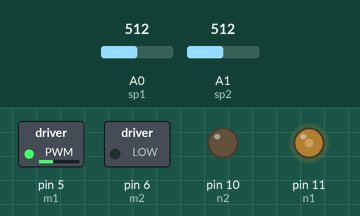
Simulated run of this sketch. Board: Arduino Uno, built with avr-gcc and run on an emulated ATmega328P. On the bench: switched loads named in the sketch (green lamp = pin HIGH), output pins drawn as LEDs (lit = HIGH). Inputs (shaded band) come from the test bench; at power-on: A0 (sp1) = 512, A1 (sp2) = 512.

Above: at 1.2 s.
1.3 s: A0 (sp1) set to 716
At 2.2 s:
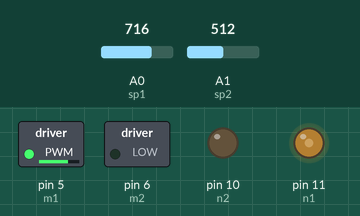
3.1 s: A1 (sp2) set to 539
4.6 s: A1 (sp2) set to 564
At 6.0 s:
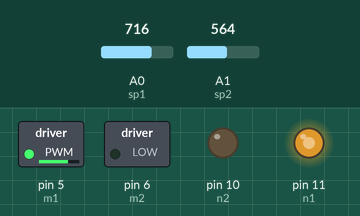
6.3 s: A0 (sp1) set to 900
At 7.6 s:
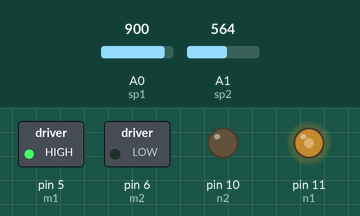
8.1 s: A1 (sp2) set to 511
At 8.9 s:
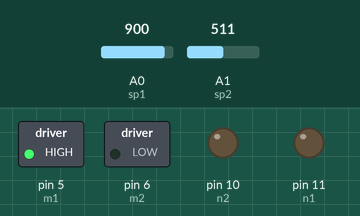
9.7 s: A0 (sp1) set to 813
At 10.4 s:
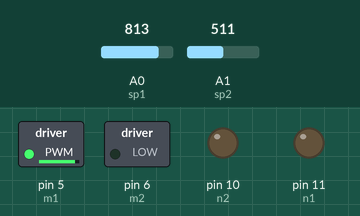
11.5 s: A0 (sp1) set to 786
At 13.2 s:
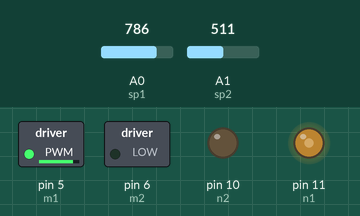
Timing chart, 0 to 14.3 s (numbered marks = the images above; inputs shaded):
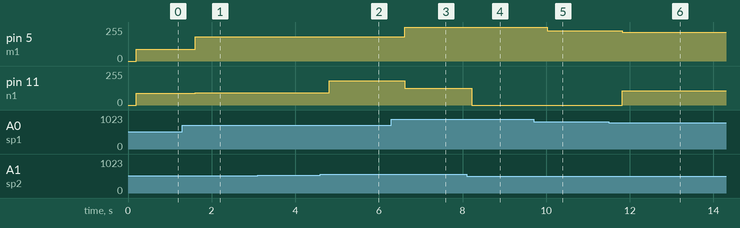

Measured:
- the behaviour switches between 547 and 548 on A1 (sp2) (found by bisection; images 1 and 2)
- the behaviour switches between 801 and 800 on A0 (sp1) (found by bisection; images 5 and 6)
- after the input at 1.3 s, pin 5 (m1): 89/255 → 183/255 after 0.30 s; pin 11 (n1): 89/255 → 91/255 after 0.30 s
- after the input at 3.1 s, every drawn part: stays the same
- after the input at 4.6 s, pin 11 (n1): 91/255 → 183/255 after 0.21 s
- after the input at 6.3 s, pin 5 (m1): 183/255 → 255/255 after 0.31 s; pin 11 (n1): 183/255 → 127/255 after 0.31 s
- after the input at 8.1 s, pin 11 (n1): 127/255 → 0/255 after 0.12 s
- after the input at 9.7 s, pin 5 (m1): 255/255 → 228/255 after 0.32 s
- after the input at 11.5 s, pin 5 (m1): 228/255 → 216/255 after 0.32 s; pin 11 (n1): 0/255 → 108/255 after 0.32 s

The sketch:

fullControl2.ino
```cpp
int sp1=0;
int sp2=1;

int m1=5;//first motor
int m2=6;

int n1=11;//secong motor
int n2=10;
void setup() {
  // put your setup code here, to run once:
  pinMode(m1,OUTPUT);
  pinMode(m2,OUTPUT);
  pinMode(n1,OUTPUT);
  pinMode(n2,OUTPUT);
  Serial.begin(9600);
}
void case1(int x)//straight (anyone value)
{
  analogWrite(m2,0);
  analogWrite(n2,0);

  analogWrite(m1,x);
  analogWrite(n1,x);
}
void case2(int m,int x)//bleak turn (motor,greater value)
{
   analogWrite(m2,0);
   analogWrite(n2,0);
   int hlf=x/2;

  if(m==1)
  {
    analogWrite(m1,x);
    analogWrite(n1,hlf);
  } else if(m==2)
  {
    analogWrite(m1,hlf);
    analogWrite(n1,x);
  }
}
void case3(int m,int x)//sharp turn (motor,greater value)
{
  analogWrite(m2,0);
  analogWrite(n2,0);

  if(m==1)
  {
    analogWrite(m1,x);
    analogWrite(n1,0);
  }
  else if(m==2)
  {
    analogWrite(m1,0);
    analogWrite(n1,x);
  }
}
void loop() {
  // put your main code here, to run repeatedly:
  int v1=analogRead(sp1);
  //Serial.println(v1);
  delay(100);
  v1=constrain(v1,320,870);
  v1=map(v1,320,870,0,255);


  int v2=analogRead(sp2);
  delay(100);
  //Serial.println(v2);
  v2=constrain(v2,360,880);
  v2=map(v2,360,880,0,255);


  //getting difference
  double diff=0;

  if(v1>v2)
    {
      diff=v1-v2;//therefore v1>v2
      if(diff<=0.5*v1)
        {//CASE 1
          case1(v1);
        }
      else if(diff>0.5*v1&& diff<=0.6667*v1)
       {
          case2(1,v1);
       }
       else if(diff>0.6667*v1)
       {
          case3(1,v1);
       }
    }
  else if(v1<v2)
    {
      diff=v2-v1;
      if(diff<=0.5*v2)
      {
        //CASE 1
        case1(v2);
      }
      else if(diff>0.5*v2&& diff<=0.6667*v2)
       {//case 2
        case2(2,v2);
       }
       else if(diff>0.6667*v2)
       {
        //case 3
        case3(2,v2);
       }
    }
  else //assuming v1==v2
  {
    //case 1
    case1(v1);
  }

}
```
